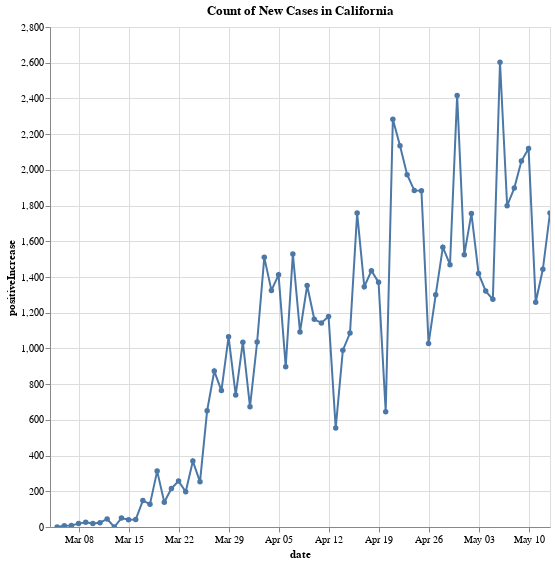

Write notebook code for a chart like this one.
### Code cell
#@title
alt.Chart(ca_data).mark_line(point=True).encode(
    x='date:T',
    y='positiveIncrease:Q',
    tooltip = ["date", "positiveIncrease:Q", "postive:Q"]
).properties(
    title = "Count of New Cases in California",
    width = 500,
     height = 500
).interactive()

#why is it 0 on April 12. No new cases from April 11 to April 12.
